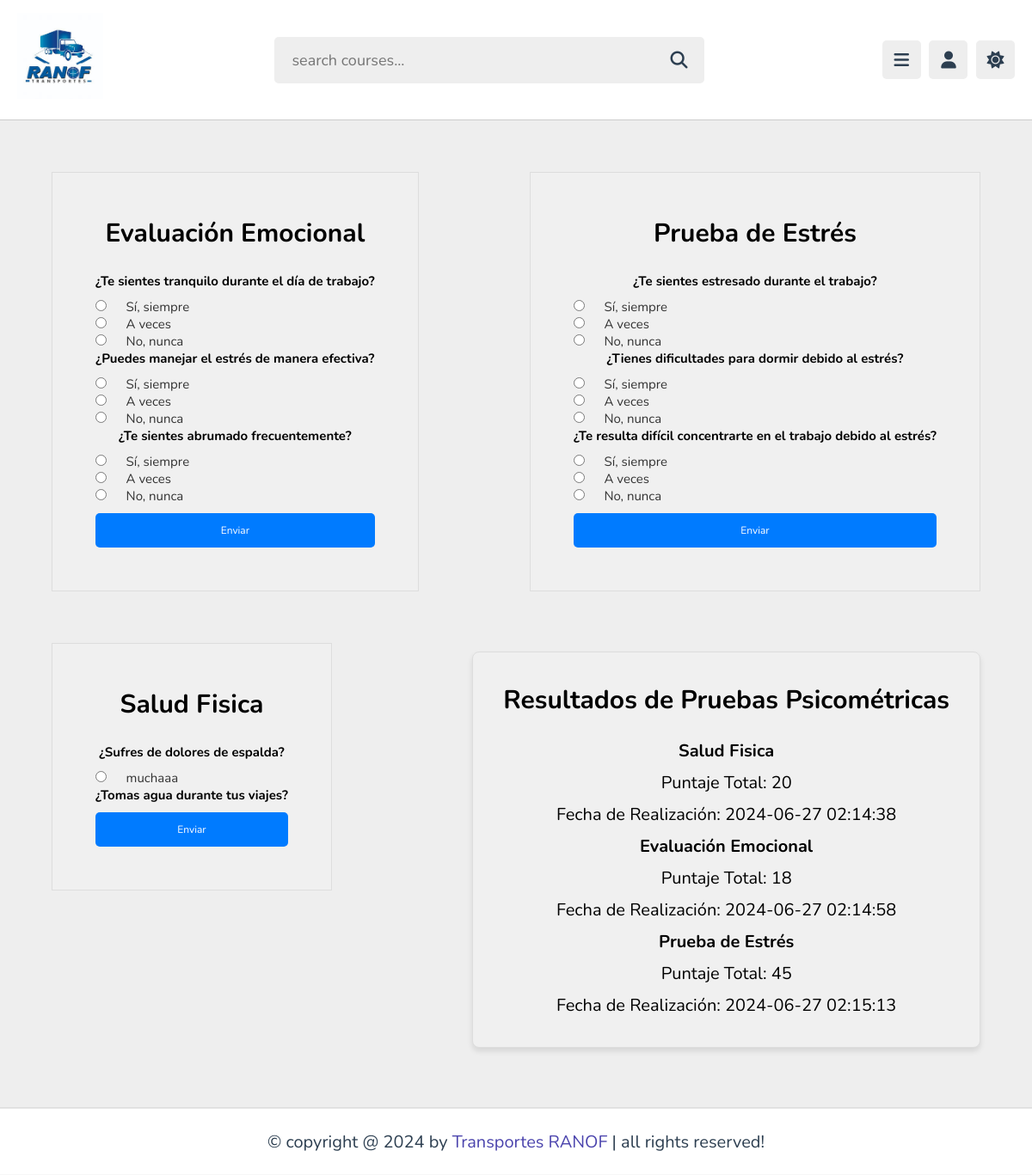
The app's page /pruebas.php (signed in) with its own data.
### tables this page shows
CREATE TABLE `pruebas`  (
  `ID` int(11) NOT NULL AUTO_INCREMENT,
  `Nombre` varchar(255) NOT NULL,
  `Descripcion` text NULL,
  `FechaCreacion` timestamp NOT NULL DEFAULT CURRENT_TIMESTAMP,
  PRIMARY KEY (`ID`) USING BTREE
);

CREATE TABLE `preguntasmental`  (
  `ID` int(11) NOT NULL AUTO_INCREMENT,
  `IDPrueba` int(11) NOT NULL,
  `Texto` text NOT NULL,
  PRIMARY KEY (`ID`) USING BTREE,
  INDEX `fk_prueba`(`IDPrueba`) USING BTREE,
  CONSTRAINT `fk_prueba` FOREIGN KEY (`IDPrueba`) REFERENCES `pruebas` (`ID`) ON DELETE RESTRICT ON UPDATE RESTRICT
);

CREATE TABLE `respuestas`  (
  `ID` int(11) NOT NULL AUTO_INCREMENT,
  `IDPregunta` int(11) NOT NULL,
  `Texto` varchar(255) NOT NULL,
  `Puntaje` int(11) NOT NULL,
  PRIMARY KEY (`ID`) USING BTREE,
  INDEX `fk_pregunta`(`IDPregunta`) USING BTREE,
  CONSTRAINT `fk_pregunta` FOREIGN KEY (`IDPregunta`) REFERENCES `preguntasmental` (`ID`) ON DELETE RESTRICT ON UPDATE RESTRICT
);

CREATE TABLE `resultados`  (
  `ID` int(11) NOT NULL AUTO_INCREMENT,
  `IDTransportista` int(11) NOT NULL,
  `IDPrueba` int(11) NOT NULL,
  `FechaRealizacion` timestamp NOT NULL DEFAULT CURRENT_TIMESTAMP,
  `PuntajeTotal` int(11) NOT NULL DEFAULT 0,
  PRIMARY KEY (`ID`) USING BTREE,
  INDEX `fk_transportista`(`IDTransportista`) USING BTREE,
  INDEX `fk_prueba`(`IDPrueba`) USING BTREE,
  CONSTRAINT `fk_resultados_prueba` FOREIGN KEY (`IDPrueba`) REFERENCES `pruebas` (`ID`) ON DELETE RESTRICT ON UPDATE RESTRICT,
  CONSTRAINT `fk_resultados_transportista` FOREIGN KEY (`IDTransportista`) REFERENCES `transportistas` (`ID`) ON DELETE RESTRICT ON UPDATE RESTRICT
);

### pruebas.php (the view, shortened to what this page needs)
<!DOCTYPE html>
<html lang="es">
<head>
    <link rel="stylesheet" href="https://cdnjs.cloudflare.com/ajax/libs/font-awesome/6.1.2/css/all.min.css">
    <link rel="stylesheet" href="Recursos/css/style.css">
</head>
<body>
    <?php include 'header.php'; ?>
    <?php
    require_once 'Conexion/conectar.php';
    ?>
    <div class="container py-4">
        <?php
        $sql = "SELECT * FROM pruebas";
        $result = $cn->query($sql);
        while ($row = $result->fetch_assoc()) :
        ?>
            <div class="row mb-4">
                <div class="col-md-8 offset-md-2">
                    <div class="card">
                        <div class="card-body">
                            <h2 class="card-title"><?= htmlspecialchars($row['Nombre']) ?></h2>
                            <form method="POST" action="pruebas.php">
                                <?php
                                $sql_preguntas = "SELECT * FROM preguntasmental WHERE IDPrueba = ?";
                                $stmt_preguntas = $cn->prepare($sql_preguntas);
                                $stmt_preguntas->bind_param("i", $row['ID']);
                                $stmt_preguntas->execute();
                                $result_preguntas = $stmt_preguntas->get_result();
                                while ($row_pregunta = $result_preguntas->fetch_assoc()) :
                                ?>
                                    <h3 class="card-subtitle mb-3"><?= htmlspecialchars($row_pregunta['Texto']) ?></h3>
                                    <?php
                                    $sql_respuestas = "SELECT * FROM respuestas WHERE IDPregunta = ?";
                                    $stmt_respuestas = $cn->prepare($sql_respuestas);
                                    $stmt_respuestas->bind_param("i", $row_pregunta['ID']);
                                    $stmt_respuestas->execute();
                                    $result_respuestas = $stmt_respuestas->get_result();
                                    while ($row_respuesta = $result_respuestas->fetch_assoc()) :
                                    ?>
                                        <div class="form-check">
                                            <input class="form-check-input" type="radio" name="respuestas[<?= $row_pregunta['ID'] ?>]" id="respuesta_<?= $row_respuesta['ID'] ?>" value="<?= $row_respuesta['ID'] ?>" required>
                                            <label class="form-check-label" for="respuesta_<?= $row_respuesta['ID'] ?>"><?= htmlspecialchars($row_respuesta['Texto']) ?></label>
                                        </div>
                                <?php endwhile;
                                endwhile;
                                ?>
                                <div class="text-center mt-3">
                                    <button type="submit" class="btn btn-primary">Enviar</button>
                                </div>
                            </form>
                        </div>
                    </div>
                </div>
            </div>
        <?php endwhile; ?>
        <div class="result-container">
            <h1 class="result-title">Resultados de Pruebas Psicométricas</h1>
            <?php
            $sql_resultados = "SELECT p.Nombre AS NombrePrueba, r.PuntajeTotal, r.FechaRealizacion
                       FROM resultados r
                       INNER JOIN pruebas p ON r.IDPrueba = p.ID
                       WHERE r.IDTransportista = ?";
            $stmt_resultados = $cn->prepare($sql_resultados);
            $stmt_resultados->bind_param("i", $_SESSION['user_id']);
            $stmt_resultados->execute();
            $result_resultados = $stmt_resultados->get_result();
            if ($result_resultados->num_rows > 0) :
                while ($row_resultado = $result_resultados->fetch_assoc()) :
            ?>
                    <div class="mb-4">
                        <h2 class="result-text"><?= htmlspecialchars($row_resultado['NombrePrueba']) ?></h2>
                        <p class="result-text">Puntaje Total: <?= htmlspecialchars($row_resultado['PuntajeTotal']) ?></p>
                        <p class="result-text">Fecha de Realización: <?= htmlspecialchars($row_resultado['FechaRealizacion']) ?></p>
                    </div>
            <?php
                endwhile;
            else :
                echo "<p class='result-text'>No se encontraron resultados de pruebas.</p>";
            endif;
            ?>
        </div>
    </div>
    <?php
    include 'footer.php';
    ?>
</body>
</html>

### Recursos/css/style.css (style rules this page uses)
:root { --main-color: #4b44ad; --red: #e74c3c; --orange: #f39c12; --light-color: #888; --light-bg: #eee; --black: #2c3e50; --white: #fff; --border: .1rem solid rgba(0, 0, 0, .2); }
* { font-family: 'Nunito', sans-serif; margin: 0; padding: 0; box-sizing: border-box; outline: none; border: none; text-decoration: none; }
html { font-size: 62.5%; overflow-x: hidden; }
body { background-color: var(--light-bg); padding-left: 30rem; }
.inline-btn, .inline-option-btn, .inline-delete-btn, .btn, .delete-btn, .option-btn { border-radius: .5rem; color: #fff; font-size: 1.8rem; cursor: pointer; text-transform: capitalize; padding: 1rem 3rem; text-align: center; margin-top: 1rem; }
.btn, .delete-btn, .option-btn { display: block; width: 100%; }
.btn, .inline-btn { background-color: var(--main-color); }
@media (max-width:1200px) { body { padding-left: 0; } }

### pruebas.php (style rules this page uses)
.container { max-width: 1200px; margin: 0 auto; padding: 60px; display: flex; flex-wrap: wrap; justify-content: space-between; }
.card { background-color: #f0f0f0; border: 1px solid #dddddd; padding: 50px; transition: transform 0.3s ease; flex: 0 0 48%; margin-bottom: 60px; box-sizing: border-box; }
.card-title { font-size: 3rem; font-weight: bold; margin-bottom: 25px; text-align: center; }
.card-subtitle { font-size: 1.5rem; margin-bottom: 10px; text-align: center; }
.form-check-input { margin-right: 20px; }
.form-check-label { color: #333333; font-size: 1.5rem; }
.btn-primary { background-color: #007bff; border-color: #007bff; color: #ffffff; padding: 12px 25px; transition: background-color 0.3s ease; font-size: 1.2rem; }
.result-container { max-width: 800px; margin-top: 10px; padding: 60px; background-color: #BDBDBD; border: 1px solid #dddddd; text-align: center; justify-content: center; border-radius: 8px; box-shadow: 0 4px 6px rgba(0, 0, 0, 0.1); transition: transform 0.3s ease, box-shadow 0.3s ease; }
.result-container { max-width: 800px; margin-top: 10px; padding: 25px; background-color: #f0f0f0; border: 1px solid #dddddd; text-align: center; justify-content: center; border-radius: 8px; box-shadow: 0 4px 6px rgba(0, 0, 0, 0.1); transition: transform 0.3s ease, box-shadow 0.3s ease; }
.result-title { padding: 10px; font-size: 3rem; font-weight: bold; margin-bottom: 15px; }
.result-text { font-size: 2rem; margin-bottom: 10px; }

### records on screen
pruebas: Nombre "Evaluación Emocional"
preguntasmental: Texto "¿Te sientes tranquilo durante el día de trabajo?"
respuestas: Texto "Sí, siempre"
respuestas: Texto "A veces"
respuestas: Texto "No, nunca"
preguntasmental: Texto "¿Puedes manejar el estrés de manera efectiva?"
respuestas: Texto "Sí, siempre"
respuestas: Texto "A veces"
respuestas: Texto "No, nunca"
preguntasmental: Texto "¿Te sientes abrumado frecuentemente?"
respuestas: Texto "Sí, siempre"
respuestas: Texto "A veces"
respuestas: Texto "No, nunca"
pruebas: Nombre "Prueba de Estrés"
preguntasmental: Texto "¿Te sientes estresado durante el trabajo?"
respuestas: Texto "Sí, siempre"
respuestas: Texto "A veces"
respuestas: Texto "No, nunca"
preguntasmental: Texto "¿Tienes dificultades para dormir debido al estrés?"
respuestas: Texto "Sí, siempre"
respuestas: Texto "A veces"
respuestas: Texto "No, nunca"
preguntasmental: Texto "¿Te resulta difícil concentrarte en el trabajo debido al estrés?"
respuestas: Texto "Sí, siempre"
respuestas: Texto "A veces"
respuestas: Texto "No, nunca"
pruebas: Nombre "Salud Fisica"
preguntasmental: Texto "¿Sufres de dolores de espalda?"
respuestas: Texto "muchaaa"
preguntasmental: Texto "¿Tomas agua durante tus viajes?"
resultados: IDPrueba.Nombre "Salud Fisica", PuntajeTotal "20", FechaRealizacion "2024-06-27 02:14:38"
resultados: IDPrueba.Nombre "Evaluación Emocional", PuntajeTotal "18", FechaRealizacion "2024-06-27 02:14:58"
resultados: IDPrueba.Nombre "Prueba de Estrés", PuntajeTotal "45", FechaRealizacion "2024-06-27 02:15:13"
